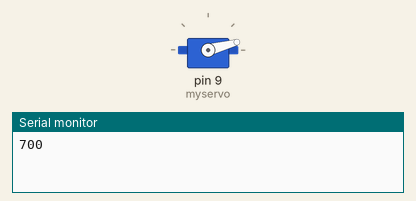
This sketch was run on a simulated Arduino Uno, built with avr-gcc and run on an emulated ATmega328P. On the bench: servo, the last lines printed to the serial monitor.

Above: at 0.05 s.
At 3.0 s:
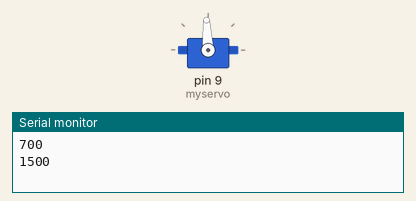
At 6.0 s:
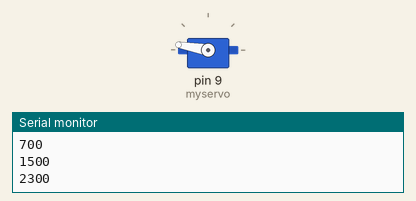
Timing chart, 0 to 7.8 s (numbered marks = the images above):
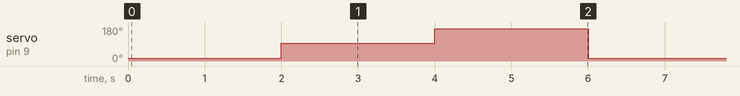

Measured:
- by itself, servo on pin 9 (myservo): repeats every 6.0 s: 170° 2.0 s, 15° 2.0 s, 93° 2.0 s

The sketch:

ServoAnal_gico.ino
```cpp
/*
   Programa: ServoAnalógico

    Prueba de funcionamiento de los servos con la sentencia analógica para escribir la posición en microsegundos

   Artor: Diego Fernandez Sanz
   Fecha: 03/01/2015

*/

#include <Servo.h>


Servo myservo;  			// Instancia el objeto servo

int val;    				// Variable auxiliar para almacenar el valor de la lectura del potenciometro

void setup()
{
 Serial.begin(9600);
 myservo.attach(9);  			// Conecta el servo al pin 9
}


void loop()
{

   Serial.println("700");
   myservo.writeMicroseconds(700);  // set servo to low
   delay(2000);   // Retardo visual.. No es necesario porque el servo reacciona rápido lo mismo

   Serial.println("1500");
   myservo.writeMicroseconds(1500);  // set servo to mid-point
   delay(2000);   // Retardo visual.. No es necesario porque el servo reacciona rápido lo mismo

   Serial.println("2300");
   myservo.writeMicroseconds(2300);  // set servo to hight
   delay(2000);   // Retardo visual.. No es necesario porque el servo reacciona rápido lo mismo


}
```
